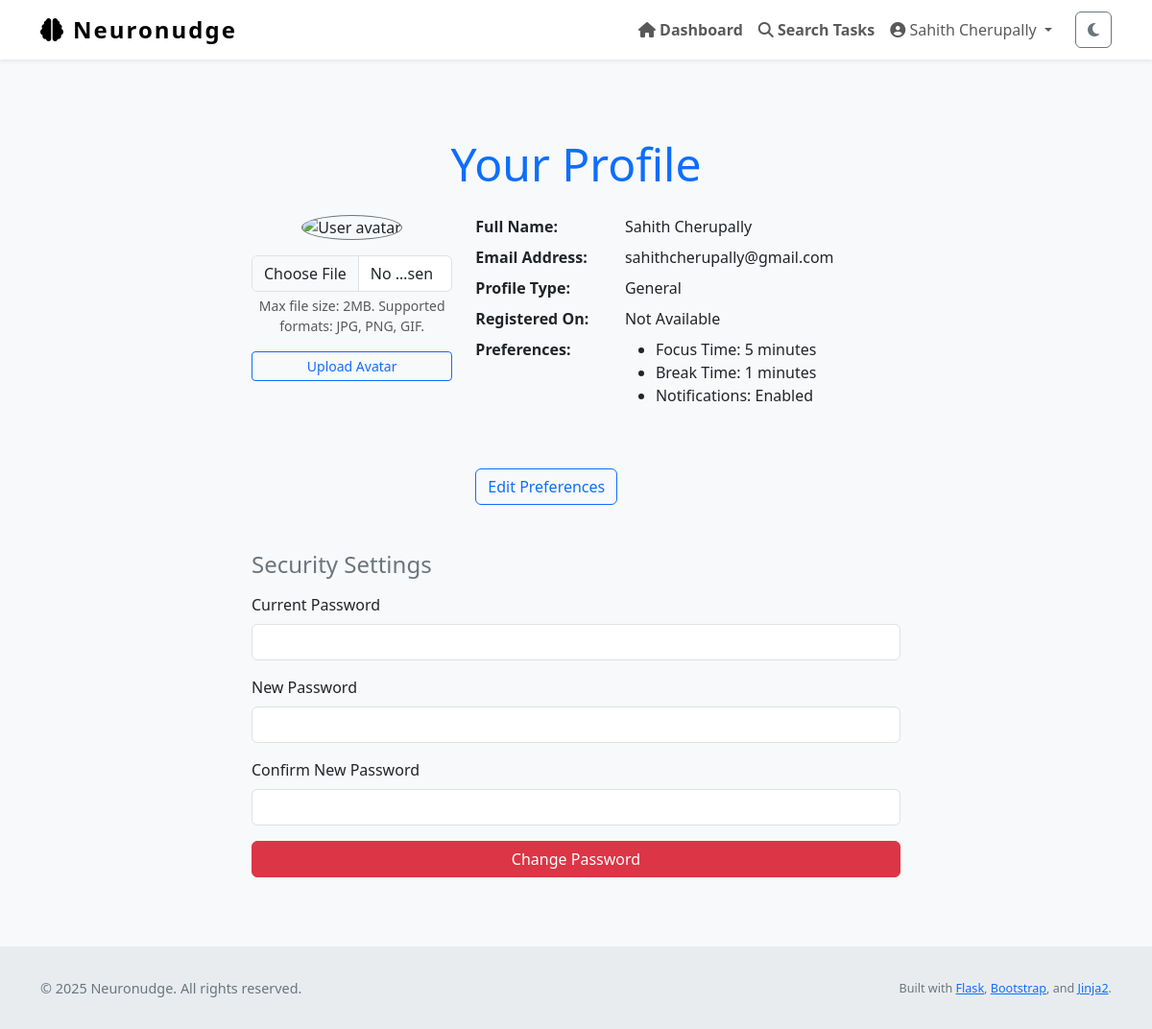
The app's page /profile (signed in) with its own data.
### Neuronudge/models.py (models this page shows, shortened)
class User(UserMixin, db.Model):
    id = db.Column(db.Integer, primary_key=True)
    name = db.Column(db.String(150), nullable=True)                # full name
    username = db.Column(db.String(150), unique=True, nullable=False)
    email = db.Column(db.String(150), unique=True, nullable=False)
    password_hash = db.Column(db.String(256), nullable=False)
    profile_type = db.Column(db.String(50), nullable=False, default='General')
    created_at = db.Column(db.DateTime, default=datetime.utcnow)
    tasks = db.relationship('Task', backref='user', lazy=True)
    logs = db.relationship('ActivityLog', backref='user', lazy=True)
    preferences = db.relationship('OnboardingPreferences', back_populates='user', uselist=False)
    avatar_url = db.Column(db.String(300), default=None)
    registered_on = db.Column(db.DateTime, default=datetime.utcnow)
    def get_avatar(self):
        return self.avatar_url or url_for('static', filename='img/default-avatar.png')

class OnboardingPreferences(db.Model):
    __tablename__ = 'onboarding_preferences'
    id = db.Column(db.Integer, primary_key=True)
    user_id = db.Column(db.Integer, db.ForeignKey('user.id'), unique=True, nullable=False)
    focus_time = db.Column(db.Integer, nullable=False, default=25)
    break_time = db.Column(db.Integer, nullable=False, default=5)
    long_break_time = db.Column(db.Integer, nullable=False, default=15)
    session_goal = db.Column(db.Integer, default=4)
    notifications_enabled = db.Column(db.Boolean, default=True)
    dark_mode_enabled = db.Column(db.Boolean, default=False)
    theme_color = db.Column(db.String(20), default='blue')
    font_size = db.Column(db.String(10), default='medium')
    sound_enabled = db.Column(db.Boolean, default=True)
    created_at = db.Column(db.DateTime, default=datetime.utcnow)
    updated_at = db.Column(db.DateTime, default=datetime.utcnow, onupdate=datetime.utcnow)
    user = db.relationship('User', back_populates='preferences')

### Neuronudge/views.py (the view, shortened to what this page needs)
@views.route('/profile', methods=['GET', 'POST'])
@login_required
def profile():
    form = ProfileUpdateForm(obj=current_user)
    change_password_form = ChangePasswordForm()
    return render_template('profile.html', form=form, change_password_form=change_password_form)

### Neuronudge/forms.py
class ProfileUpdateForm(FlaskForm):
    username = StringField('Username', validators=[Optional(), Length(min=4, max=20)])
    email = StringField('Email', validators=[InputRequired(), Email()])
    profile_type = SelectField('Profile Type', choices=[('ADHD', 'ADHD'), ('Dyslexia', 'Dyslexia'), ('General', 'General')])
    submit = SubmitField('Update Profile')

class ChangePasswordForm(FlaskForm):
    current_password = PasswordField("Current Password", validators=[DataRequired()])
    new_password = PasswordField("New Password", validators=[DataRequired()])
    confirm_new_password = PasswordField(
        "Confirm New Password",
        validators=[DataRequired(), EqualTo("new_password", message="Passwords must match")],
    )
    submit = SubmitField("Change Password")

### Neuronudge/templates/profile.html (shortened to what this page needs)
{% extends "layout.html" %}
{% block content %}
<section aria-labelledby="profileHeading" class="my-5">
    <div class="container" style="max-width: 700px;">
        <h1 id="profileHeading" class="mb-4 display-5 text-primary text-center">Your Profile</h1>
        <div class="row">
            <div class="col-md-4 text-center mb-4">
                <img
                    src="{{ current_user.get_avatar() }}"
                    alt="User avatar"
                    class="img-fluid rounded-circle border border-secondary"
                    style="max-width: 180px;"
                />
                <form method="POST" action="{{ url_for('views.upload_avatar') }}"
                      enctype="multipart/form-data" class="mt-3" aria-label="Upload new avatar">
                    <div class="mb-3">
                        <input class="form-control" type="file" name="avatar" accept="image/*" aria-describedby="avatarHelp" />
                        <div id="avatarHelp" class="form-text">
                            Max file size: 2MB. Supported formats: JPG, PNG, GIF.
                        </div>
                    </div>
                    <button type="submit" class="btn btn-outline-primary btn-sm w-100">
                        Upload Avatar
                    </button>
                </form>
            </div>
            <div class="col-md-8">
                <dl class="row">
                    <dt class="col-sm-4">Full Name:</dt>
                    <dd class="col-sm-8">{{ current_user.name or "Not set" }}</dd>
                    <dt class="col-sm-4">Email Address:</dt>
                    <dd class="col-sm-8">{{ current_user.email }}</dd>
                    <dt class="col-sm-4">Profile Type:</dt>
                    <dd class="col-sm-8">{{ current_user.profile_type }}</dd>
                    <dt class="col-sm-4">Registered On:</dt>
                    <dd class="col-sm-8">
                        {% if current_user.registered_on %}
                            {{ current_user.registered_on.strftime('%B %d, %Y') }}
                        {% else %}
                            Not Available
                        {% endif %}
                    </dd>
                    <dt class="col-sm-4">Preferences:</dt>
                    <dd class="col-sm-8">
                        <ul>
                            <li>Focus Time: {{ current_user.preferences.focus_time }} minutes</li>
                            <li>Break Time: {{ current_user.preferences.break_time }} minutes</li>
                            <li>Notifications: {{ 'Enabled' if current_user.preferences.notifications_enabled else 'Disabled' }}</li>
                        </ul>
                    </dd>
                </dl>
                <a href="{{ url_for('views.onboarding') }}" class="btn btn-outline-primary mt-4"
                   aria-label="Edit your preferences">Edit Preferences</a>
            </div>
        </div>
        <section aria-labelledby="securityHeading" class="mt-5">
            <h2 id="securityHeading" class="h4 text-secondary mb-3">Security Settings</h2>
            <form method="POST" action="{{ url_for('views.change_password') }}"
                  novalidate role="form" aria-describedby="passwordHelp">
                <div class="mb-3">
                    <label for="current_password" class="form-label">Current Password</label>
                    {{ change_password_form.current_password(class="form-control", id="current_password", aria_required="true") }}
                </div>
                <div class="mb-3">
                    <label for="new_password" class="form-label">New Password</label>
                    {{ change_password_form.new_password(class="form-control", id="new_password", aria_required="true") }}
                </div>
                <div class="mb-3">
                    <label for="confirm_new_password" class="form-label">Confirm New Password</label>
                    {{ change_password_form.confirm_new_password(class="form-control", id="confirm_new_password", aria_required="true") }}
                </div>
                <button type="submit" class="btn btn-danger w-100">Change Password</button>
            </form>
        </section>
    </div>
</section>
{% endblock %}

### Neuronudge/templates/layout.html (shortened to what this page needs)
<!DOCTYPE html>
<html lang="en" class="h-100" data-theme="light">
<head>
    <link href="https://cdn.jsdelivr.net/npm/bootstrap@5.3.0/dist/css/bootstrap.min.css" rel="stylesheet" />
    <link href="https://cdnjs.cloudflare.com/ajax/libs/font-awesome/6.4.0/css/all.min.css" rel="stylesheet" />
    <link rel="stylesheet" href="{{ url_for('static', filename='style.css') }}" />
</head>
<body class="d-flex flex-column h-100" role="document" aria-live="polite" aria-busy="false" aria-label="Neuronudge main document">
<nav class="navbar navbar-expand-lg navbar-light fixed-top bg-white shadow-sm" role="navigation" aria-label="Main navigation">
    <div class="container">
        <a class="navbar-brand d-flex align-items-center" href="{{ url_for('views.home') }}" aria-label="Neuronudge homepage">
            <i class="fa-solid fa-brain me-2" aria-hidden="true"></i> Neuronudge
        </a>
        <div class="collapse navbar-collapse" id="navbarNav">
            <ul class="navbar-nav ms-auto align-items-center" role="menubar">
                {% if current_user.is_authenticated %}
                    <li class="nav-item" role="none">
                        <a class="nav-link fw-semibold" href="{{ url_for('views.dashboard') }}" role="menuitem">
                            <i class="fa-solid fa-house"></i> Dashboard
                        </a>
                    </li>
                    <li class="nav-item" role="none">
                        <a class="nav-link fw-semibold" href="{{ url_for('views.task_search') }}" role="menuitem">
                            <i class="fa-solid fa-magnifying-glass"></i> Search Tasks
                        </a>
                    </li>
                    <li class="nav-item dropdown" role="none">
                        <a class="nav-link dropdown-toggle" href="#" id="profileDropdown" role="button"
                           data-bs-toggle="dropdown" aria-expanded="false" aria-haspopup="true" aria-controls="profileDropdownMenu">
                            <i class="fa-solid fa-user-circle"></i> {{ current_user.name or current_user.email }}
                        </a>
                    </li>
                    <li class="nav-item" role="none">
                        <button id="darkModeToggle" class="btn btn-outline-secondary ms-3" aria-pressed="false" aria-label="Toggle dark mode">
                            <i class="fa-solid fa-moon"></i>
                        </button>
                    </li>
                {% endif %}
            </ul>
        </div>
    </div>
</nav>
<div class="flash-message container position-fixed top-0 end-0 p-3" role="region" aria-live="assertive" aria-atomic="true">
</div>
<main role="main" class="container flex-grow-1 my-4" tabindex="-1">
    {% block content %}{% endblock %}
</main>
<footer class="footer mt-auto" role="contentinfo">
    <div class="container d-flex flex-column flex-md-row justify-content-between align-items-center">
        <p class="mb-2 mb-md-0">&copy; {{ current_year if current_year else "2025" }} Neuronudge. All rights reserved.</p>
        <p class="mb-0">
            <small>
                Built with
                <a href="https://flask.palletsprojects.com/" target="_blank" rel="noopener noreferrer">Flask</a>,
                <a href="https://getbootstrap.com/" target="_blank" rel="noopener noreferrer">Bootstrap</a>,
                and
                <a href="https://jinja.palletsprojects.com/" target="_blank" rel="noopener noreferrer">Jinja2</a>.
            </small>
        </p>
    </div>
</footer>
</body>
</html>

### Neuronudge/static/style.css (style rules this page uses)
body { background-color: #eef; }

### Neuronudge/templates/layout.html (style rules this page uses)
body { padding-top: 70px; background-color: var(--bs-light-bg, #f8f9fa); min-height: 100vh; display: flex; flex-direction: column; text-size-adjust: 100%; }
.navbar-brand { font-weight: 700; font-size: 1.5rem; letter-spacing: 2px; }
.footer { margin-top: auto; padding: 2rem 0; background-color: var(--bs-light-footer-bg, #e9ecef); text-align: center; font-size: 0.9rem; color: #6c757d; }

### records on screen
User: name "Sahith Cherupally", email "sahithcherupally@gmail.com", profile_type "General"
OnboardingPreferences: preferences.focus_time "5", preferences.break_time "1", notifications_enabled "Enabled"

### other values on screen
{{ current_year if current_year else "2025" }} "2025"
